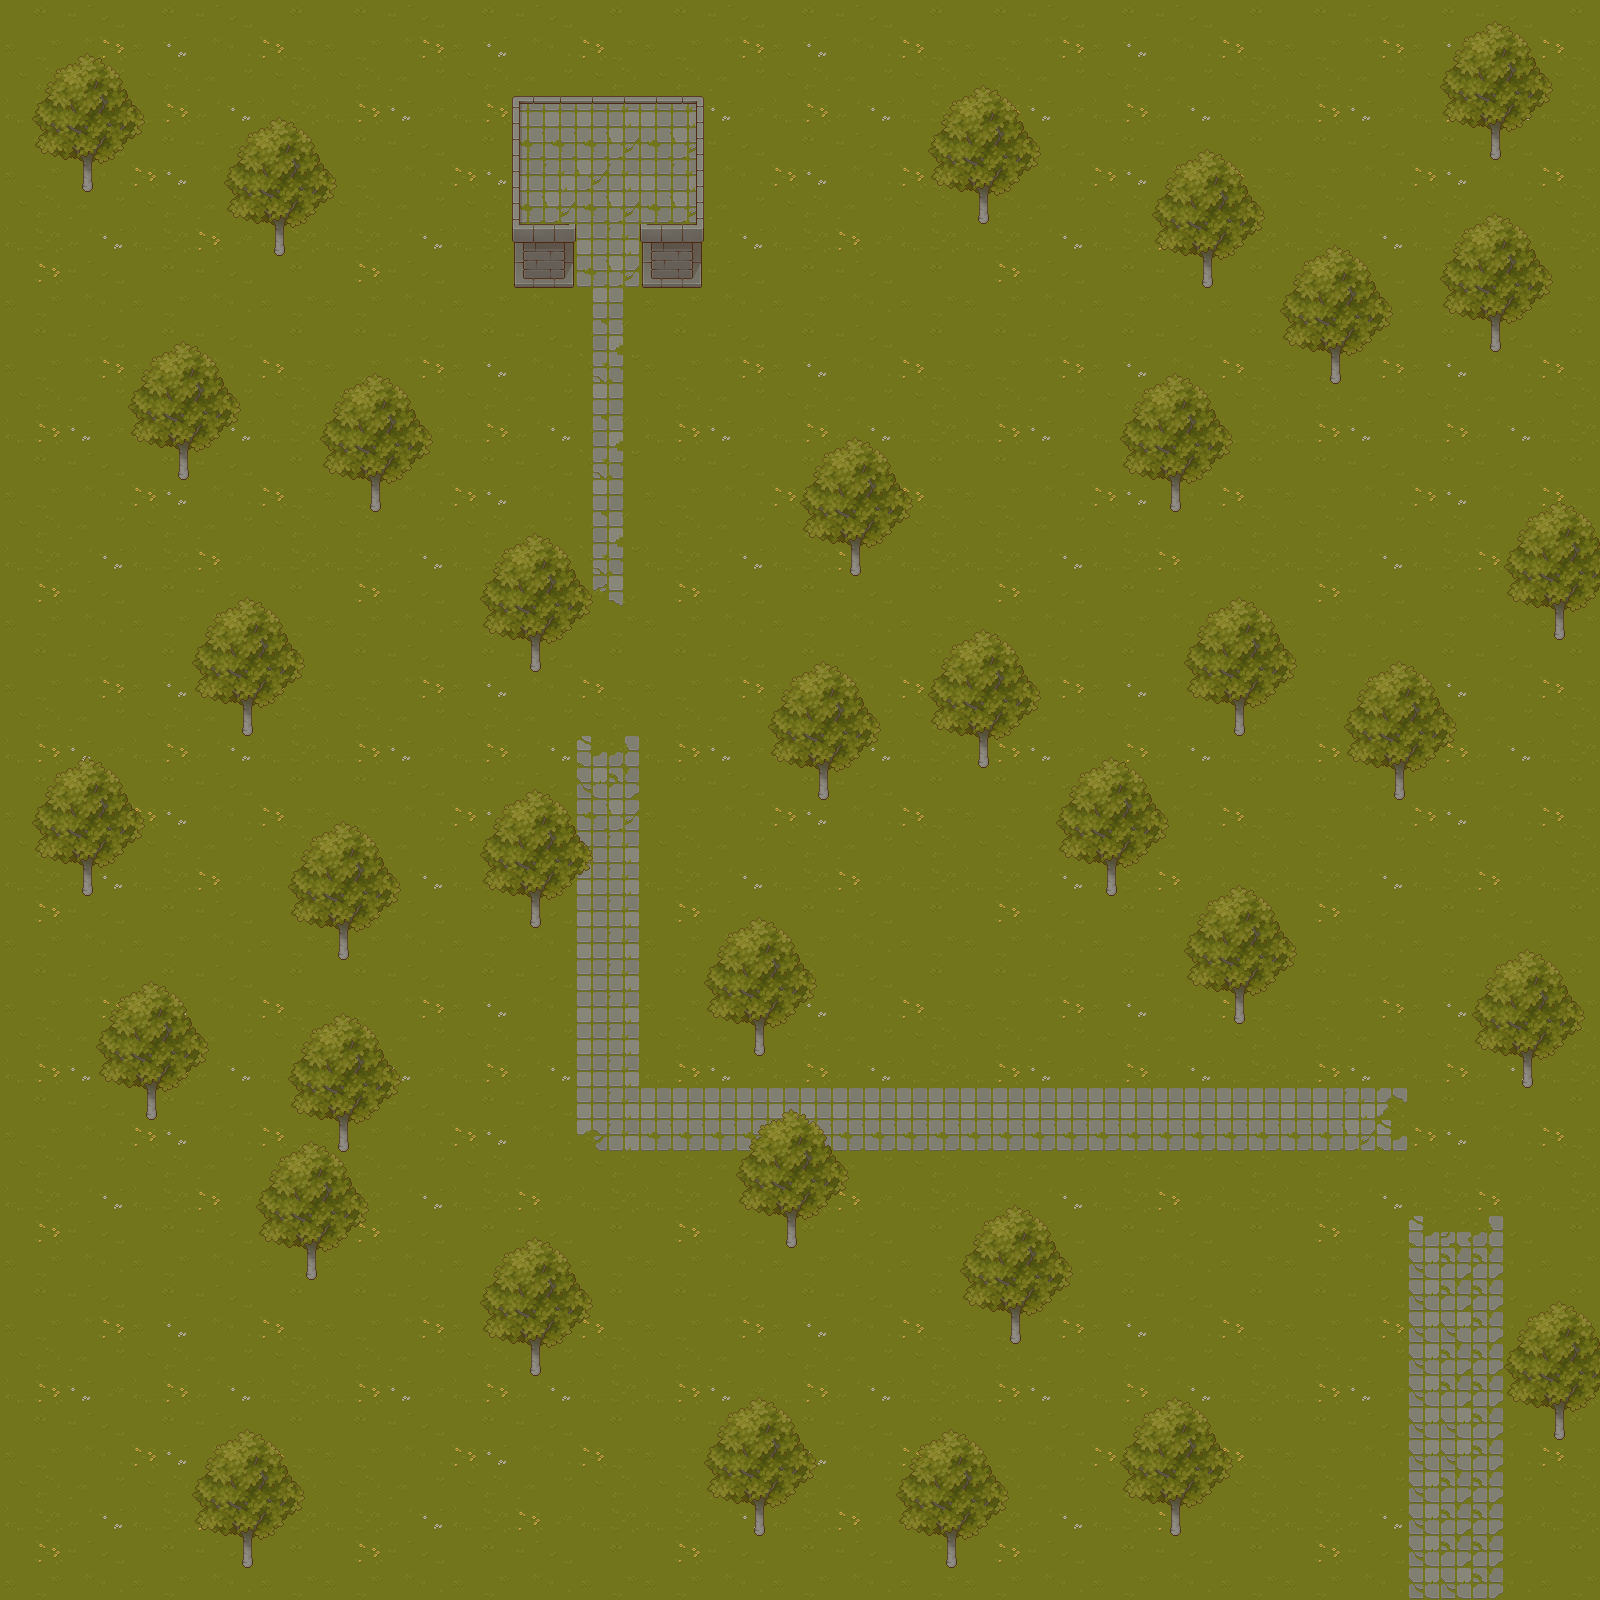

Below is a game level as drawn by its tile map, then a one-line description and the .tmx that defines it (tile-layer data replaced by summaries):
An orthogonal 50x50 tile map with 32x32 px tiles, 3 tile layers (Слой тайлов 1, ghosts, Слой тайлов 2), 3 tilesets.

<map version="1.10" tiledversion="1.10.2" orientation="orthogonal" renderorder="right-down" width="50" height="50" tilewidth="32" tileheight="32" infinite="0" nextlayerid="4" nextobjectid="1">
 <tileset firstgid="1" source="../tilesets/TX Tileset Grass.tsx" />
 <tileset firstgid="65" source="../tilesets/TX Tileset Wall.tsx" />
 <tileset firstgid="321" source="../tilesets/trees.tsx" />
 <layer id="1" name="Слой тайлов 1" width="50" height="50">
  <data>[2500 cells, 2500 non-empty, 37 distinct tile ids]</data>
 </layer>
 <layer id="3" name="ghosts" width="50" height="50">
  <data>[2500 cells, 36 non-empty, 3 distinct tile ids]</data>
 </layer>
 <layer id="2" name="Слой тайлов 2" width="50" height="50">
  <data>[2500 cells, 20 non-empty, 9 distinct tile ids]</data>
 </layer>
</map>
